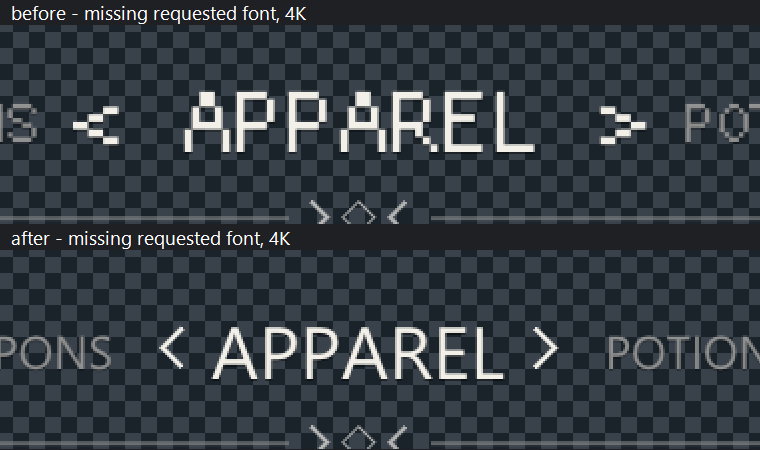
#> input picture release-materials/0.6.2-combat-quickslots-test/pixelation-4k-comparison.png, 760 x 450 px
$ python -i compare.py   (imports and definitions only)
#> lines starting #> are read from the running program, lines starting #| are printed output that depends on the picture
"""Local FFDec reference export and alpha comparison; all artwork stays under build/.
Run I4IconDump first, then this script for its output folder. Requires Pillow and numpy.
"""
import argparse, csv, json, os, struct, subprocess, time, zlib
from pathlib import Path
from PIL import Image, ImageDraw, ImageOps
import numpy as np


# [34 lines left out: functions tags, mapping, not called in this run]


def normalized(file, size=256):
#> called with size = 256
    if not file or not Path(file).exists(): return None
    image = Image.open(file).convert('RGBA'); bbox = image.getchannel('A').getbbox()
#> in normalized, image is the input picture: PIL image 760x450 RGBA; mean R, G, B, A 51.3, 58, 65.1, 255
#> after `bbox = image.getchannel('A').getbbox()`: bbox = (0, 0, 760, 450)
    if bbox is None: return None
    image = image.crop(bbox); w,h = image.size; scale=size/max(w,h)
#> after `w, h = image.size`: w = 760; h = 450
#> after `scale = size / max(w, h)`: scale = 0.337
    # Bilinear avoids ringing that would create nonzero alpha outside the silhouette.
    image=image.resize((max(1,round(w*scale)),max(1,round(h*scale))),Image.Resampling.BILINEAR)
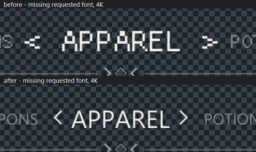
#> image: PIL image 256x152 RGBA; mean R, G, B, A 51.3, 58, 65.1, 255
    out=Image.new('RGBA',(size,size));out.paste(image,((size-image.width)//2,(size-image.height)//2))
#> after `out = Image.new('RGBA', (size, size))`: out: PIL image 256x256 RGBA; every value is 0
#> after `out.paste(image, ((size - image.width) // 2, (size - image.height) // `:
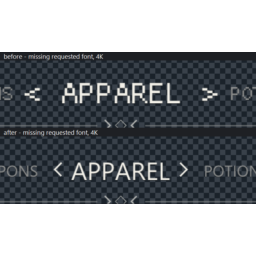
#> out: PIL image 256x256 RGBA; mean R, G, B, A 30.4, 34.4, 38.6, 151.4; transparent parts drawn white
    return out


# Primary comparison keeps continuous coverage; legacy normalized() stays intact.
def load_rgba(file):
    if not file or not Path(file).exists(): return None
    with Image.open(file) as image: return image.convert('RGBA')


def solid_box(image):
    if image is None: return None
    return image.getchannel('A').point(lambda a: 255 if a >= 128 else 0).getbbox()


# [26 lines left out: functions registration, warp, not called in this run]


def aligned(a, b):
    transforms = registration(a,b)
    return (warp(a,transforms[0]), warp(b,transforms[1])) if transforms else (None,None)


def alpha(image):
    return np.asarray(image.getchannel('A'), dtype=np.float32)/255


# [5 lines left out: function shifted, not called in this run]


def soft_iou(a, b):
    union=np.maximum(a,b).sum(dtype=np.float64)
    return float(np.minimum(a,b).sum(dtype=np.float64)/union) if union else 1.


# [11 lines left out: function scores, not called in this run]


def pair_score(a,b):
    x,y=aligned(a,b)
    return scores(x,y)['soft_iou'] if x is not None else 0.


# [137 lines left out: functions negative_controls, main, not called in this run]

# [1 line not run here, left out]

>>> result = normalized('../../release-materials/0.6.2-combat-quickslots-test/pixelation-4k-comparison.png')
